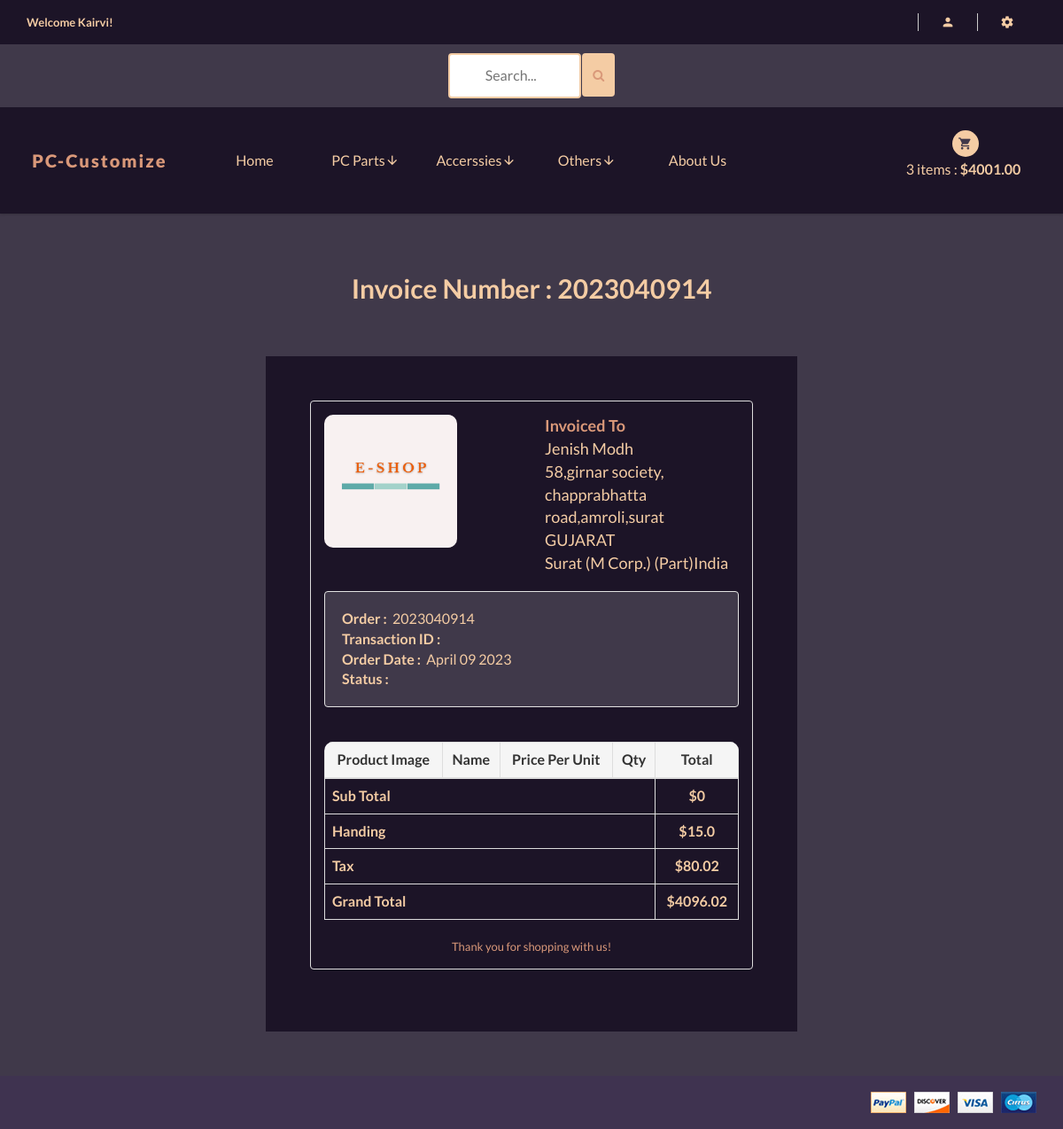
The app's page /account/order_detail/2023040914/ (signed in) with its own data.
### accounts/models.py (models this page shows, shortened)
class Account(AbstractBaseUser):
    first_name = models.CharField(max_length=50)
    last_name = models.CharField(max_length=50)
    username = models.CharField(max_length=50, unique=True)
    email = models.EmailField(max_length=100, unique=True)
    Phone_number = models.CharField(max_length=50)
    is_admin = models.BooleanField(default=False)
    is_staff = models.BooleanField(default=False)
    is_active = models.BooleanField(default=False)
    is_superadmin = models.BooleanField(default=False)
    date_joined_for_format = models.DateTimeField(auto_now_add=True)
    last_login_for_format  = models.DateTimeField(auto_now_add=True)
    USERNAME_FIELD = 'email'
    REQUIRED_FIELDS = ['username', 'first_name', 'last_name']
    objects = AccountManger()

### orders/models.py (models this page shows, shortened)
class Order(models.Model):
    STATUS = (
        ('New', 'New'),
        ('Accepted', 'Accepted'),
        ('Completed', 'Completed'),
        ('Cancelled', 'Cancelled'),
    )
    user = models.ForeignKey(Account, on_delete=models.SET_NULL, null=True)
    payment = models.ForeignKey(Payment, on_delete=models.SET_NULL, blank=True, null=True)
    order_number = models.CharField(max_length=20)
    first_name = models.CharField(max_length=50)
    last_name = models.CharField(max_length=50)
    phone = models.CharField(max_length=15)
    email = models.EmailField(max_length=50)
    address = models.TextField(max_length=1000)
    country = models.CharField(max_length=50)
    state = models.CharField(max_length=50)
    city = models.CharField(max_length=50)
    order_note = models.CharField(max_length=1000, blank=True)
    order_total = models.FloatField()
    tax = models.FloatField()
    status = models.CharField(max_length=10, choices=STATUS, default='New')
    ip = models.CharField(blank=True, max_length=20)
    is_ordered = models.BooleanField(default=False)
    created_at = models.DateTimeField(auto_now_add=True)
    updated_at = models.DateTimeField(auto_now=True)
    def full_name(self):
        return f'{self.first_name} {self.last_name}'
    def order_created(self):
        return self.created_at.strftime('%B %d %Y')

### accounts/views.py (the view)
# urls.py: path('order_detail/<int:order_id>/', views.order_detail, name='order_detail'),
@login_required(login_url = 'accounts:login')
def order_detail(request,order_id):
    order_detail = OrderProduct.objects.filter(order__order_number=order_id)
    order = Order.objects.get(order_number=order_id)
    subtotal = 0
    for x in order_detail:
        subtotal += x.product_price * x.quantity
    context = {
        'order_detail': order_detail,
        'order': order,
        'subtotal': subtotal,
    }
    return render(request, 'shop/accounts/dashboard/order_detail.html', context)

### templates/shop/accounts/dashboard/order_detail.html (shortened to what this page needs)
{% extends 'shop/shop/base.html' %}
{% load static %}
{% block content %}
<div id='pt'>
<div class="container mt-5" style="margin-top: 50px;">
  <h2 class="text-center">Invoice Number : {{order.order_number}} </h2>
</div>
<div class="container mt-5"
  style="margin: 0 auto;width: 50%;padding: 50px;background: #1c1427;margin-top: 50px;margin-bottom: 50px;">
  <div  class="row invoice row-printable">
    <div  class="col-md-12">
      <div style="background:#1c1427" class="panel panel-default plain" id="dash_0">
        <div class="panel-body p30">
          <div class="row">
            <div class="col-lg-6">
              <div class="invoice-logo"><img style="border-radius:10px;" width="150" height="150" src={% static './img/logo.jpg' %} alt="Invoice logo"
                  style="max-height:130px;"></div>
            </div>
            <div style="font-size:18px" class="col-lg-6 ">
              <div class="invoice-from  ">
                <ul class="list-unstyled floatright">
                  <li style="color:#d99879"><strong>Invoiced To</strong></li><br>
                  <li>{{order.full_name}}</li><br>
                  <li>{{order.address}}</li><br>
                  <li>{{order.state}}</li><br>
                  <li>{{order.city}}</li><br>
                  <li>{{order.country}}</li>
                </ul>
              </div>
            </div>
            <div class="col-lg-12">
            <br>
              <div style="font-size:16px">
                <div style="background:#40394a" class="well">
                  <ul  style="margin:auto">
                    <li><strong><span >Order :</span></strong>&nbsp; {{order.order_number}}</li><br>
                    <li><strong><span >Transaction ID :</span></strong>&nbsp; {{order.payment.payment_id}}</li><br>
                    <li><strong><span >Order Date :</span></strong>&nbsp; {{order.order_created}}</li><br>
                    <li><strong><span >Status :</span></strong>&nbsp; {{order.payment.status}}</li><br>
                  </ul>
                </div>
              </div>
              <br>
              <div>
                <div  style="border-radius:10px;" class="table-responsive" style="overflow: hidden; outline: none;" tabindex="0">
                  <table style="font-size:16px"  class="table table-bordered">
                    <thead >
                      <tr>
                        <th style="" class="per70 text-center">Product Image</th>
                        <th style="" class="per70 text-center">Name</th>
                        <th style="" class="per5 text-center">Price per unit</th>
                        <th style="" class="per5 text-center">Qty</th>
                        <th style="" class="per25 text-center">Total</th>
                      </tr>
                    </thead>
                    <tbody>
                      <tr>
                        <th colspan="4" class="text-left">Sub Total</th>
                        <th class="text-center">${{subtotal}}  </th>
                      </tr>
                      <tr>
                        <th colspan="4" class="text-left">Handing</th>
                        <th class="text-center">$15.0  </th>
                      </tr>
                      <tr>
                        <th colspan="4" class="text-left">Tax</th>
                        <th class="text-center">${{order.tax}}  </th>
                      </tr>
                    </tbody>
                    <tfoot>
                      <tr>
                        <th colspan="4" class="text-left">Grand Total</th>
                        <th class="text-center">${{order.order_total}}  </th>
                      </tr>
                    </tfoot>
                  </table>
                </div>
              </div>
              <div class="invoice-footer mt25">
                <p style="color:#d99879" class="text-center">Thank you for shopping with us!</p>
              </div>
            </div>
            </div>
          </div>
        </div>
      </div>
    </div>
  </div>
</div>
{% endblock content %}

### templates/shop/shop/base.html (shortened to what this page needs)
{% load static %}
<!doctype html>
<html class="no-js" lang="">
<head>
    <link rel="stylesheet" href="{% static 'css/bootstrap.min.css' %}">
    <link rel="stylesheet" href="{% static 'css/animate.css' %}">
    <link rel="stylesheet" href="{% static 'css/materialdesignicons.min.css' %}">
    <link rel="stylesheet" href="{% static 'css/jquery.simpleLens.css' %}">
    <link rel="stylesheet" href="{% static 'css/jquery-ui.min.css' %}">
    <link rel="stylesheet" href="{% static 'css/meanmenu.min.css' %}">
    <link rel="stylesheet" href="{% static 'css/nivo-slider.css' %}">
    <link rel="stylesheet" href="{% static 'css/owl.carousel.css' %}">
    <link rel="stylesheet" href="{% static 'css/style.css' %}">
    <link rel="stylesheet" href="{% static 'css/responsive.css' %}">
    <link rel="stylesheet" href="https://cdnjs.cloudflare.com/ajax/libs/font-awesome/4.7.0/css/font-awesome.min.css">
</head>
<body style="background:#40394a">
    <header style="background:#1c1427" class="header-one header-two">
        <div style="background:#1c1427" class="header-top-two">
            <div class="container text-center">
                <div class="row">
                    <div class="col-sm-12">
                        <div class="middel-top">
                            {% if user.id is None %}
                            <div class="left floatleft">
                                <p style="color:#f4cca4"><b>Welcome Everyone..!</b></p>
                            </div>
                            {% else %}
                            <div class="left floatleft">
                                <p style="color:#f4cca4"><b>Welcome {{user.first_name | capfirst}}!</b></p>
                            </div>
                            {% endif %}
                        </div>
                        <div class="middel-top clearfix">
                            <ul class="clearfix right floatright">
                                <li>
                                    <a style="color:#f4cca4" href="#"><i class="mdi mdi-account"></i></a>
                                </li>
                                <li>
                                    <a style="color:#f4cca4" href="#"><i class="mdi mdi-settings"></i></a>
                                </li>
                            </ul>
                            </div>
                        </div>
                    </div>
                </div>
            </div>
        <div style="background:#40394a">
            <div class="container text-center">
                <div class="row">
                    <div class="col-sm-12">
                        <form id="searchh" action="{% url 'shop:search' %}" method="GET">
                        <input  type="text" name="keyword" placeholder="Search...">
                        <button style="height:49px; margin-bottom:6px; background:#f4cca4;margin-left:-1px;border:None "  class="btn btn-warning" type="submit">
                           <i style="color:#d99879" class="fa fa-search"></i>
                        </button>
                        </form>
                    </div>
                </div>
            </div>
        </div>
        <div class="container text-center">
            <div class="row">
                <div class="col-sm-2">
                    <div class="logo">
                        <a style="color:#f4cca4;font-weight: 800;" href="\"><span
                                style="color:#d99879">PC-Customize</a>
                    </div>
                </div>
                <div class="col-sm-8">
                    <div class="header-middel">
                        <div class="mainmenu">
                            <nav >
                                <ul>
                                    <li ><a href="\">Home</a></li>
                                    <li><a href="#">PC Parts<i class="mdi mdi-arrow-down"></i></a>
                                    </li>
                                    <li><a href="#">Accerssies<i class="mdi mdi-arrow-down"></i></a>
                                    </li>
                                    <li><a href="#">Others<i class="mdi mdi-arrow-down"></i></a>
                                    </li>
                                    <li><a href="about.html">About us</a></li>
                                </ul>
                            </nav>
                        </div>
                    </div>
                </div>
                <div class="col-sm-2">
                    <div class="cart-itmes">
                        <a class="cart-itme-a" href="{% url 'cart:cart' %}">
                            <i class="mdi mdi-cart"></i>
                            {{quantityyy}} items : <strong>${{totalll}}</strong>
                        </a>
                    </div>
                </div>
            </div>
        </div>
    </header>
    <br>
    {% block content %}
    {% endblock content %}
    <footer>
        <div  style="background:#3f3350" class="footer-bottom">
            <div class="container">
                <div class="row">
                    <div class="col-xs-12 col-sm-6">
                    </div>
                    <div class="col-xs-12 col-sm-6 text-right">
                        <a href="#"><img src="{% static 'img/footer/payment.png' %}" alt="" /></a>
                    </div>
                </div>
            </div>
        </div>
    </footer>
</body>
</html>

### records on screen
Account: first_name "Kairvi"
Order: order_number "2023040914", full_name "Jenish Modh", address "58,girnar society, chapprabhatta road,amroli,surat", state "GUJARAT", city "Surat (M Corp.) (Part)", country "India", order_created "April 09 2023", tax "80.02", order_total "4096.02"

### other values on screen
{{ quantityyy }} "3"
{{ totalll }} "4001.00"
{{ subtotal }} "0"
